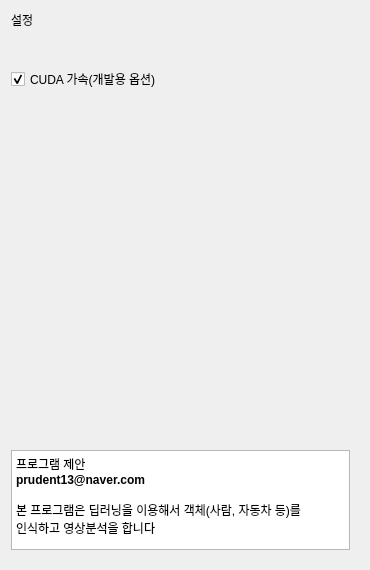
<?xml version="1.0" encoding="UTF-8"?>
<ui version="4.0">
 <class>Settings</class>
 <widget class="QWidget" name="Settings">
  <property name="geometry">
   <rect>
    <x>0</x>
    <y>0</y>
    <width>370</width>
    <height>570</height>
   </rect>
  </property>
  <property name="windowTitle">
   <string>Form</string>
  </property>
  <widget class="QWidget" name="verticalLayoutWidget_12">
   <property name="geometry">
    <rect>
     <x>0</x>
     <y>0</y>
     <width>361</width>
     <height>561</height>
    </rect>
   </property>
   <layout class="QVBoxLayout" name="verticalLayout_7">
    <property name="sizeConstraint">
     <enum>QLayout::SetMinAndMaxSize</enum>
    </property>
    <property name="leftMargin">
     <number>11</number>
    </property>
    <property name="topMargin">
     <number>11</number>
    </property>
    <property name="rightMargin">
     <number>11</number>
    </property>
    <property name="bottomMargin">
     <number>11</number>
    </property>
    <item>
     <widget class="QLabel" name="label">
      <property name="sizePolicy">
       <sizepolicy hsizetype="Preferred" vsizetype="Fixed">
        <horstretch>0</horstretch>
        <verstretch>0</verstretch>
       </sizepolicy>
      </property>
      <property name="minimumSize">
       <size>
        <width>0</width>
        <height>30</height>
       </size>
      </property>
      <property name="text">
       <string>설정</string>
      </property>
      <property name="alignment">
       <set>Qt::AlignLeading|Qt::AlignLeft|Qt::AlignTop</set>
      </property>
     </widget>
    </item>
    <item>
     <widget class="QLabel" name="label_2">
      <property name="text">
       <string/>
      </property>
     </widget>
    </item>
    <item>
     <widget class="QCheckBox" name="checkBox_cuda">
      <property name="sizePolicy">
       <sizepolicy hsizetype="Minimum" vsizetype="Preferred">
        <horstretch>0</horstretch>
        <verstretch>0</verstretch>
       </sizepolicy>
      </property>
      <property name="toolTip">
       <string extracomment="GPU 있고 CUDA 설치된 경우 사용 가능"/>
      </property>
      <property name="text">
       <string>CUDA 가속(개발용 옵션)</string>
      </property>
      <property name="checked">
       <bool>true</bool>
      </property>
     </widget>
    </item>
    <item>
     <spacer name="verticalSpacer">
      <property name="orientation">
       <enum>Qt::Vertical</enum>
      </property>
      <property name="sizeHint" stdset="0">
       <size>
        <width>20</width>
        <height>40</height>
       </size>
      </property>
     </spacer>
    </item>
    <item>
     <widget class="QTextBrowser" name="textBrowser">
      <property name="enabled">
       <bool>true</bool>
      </property>
      <property name="sizePolicy">
       <sizepolicy hsizetype="Expanding" vsizetype="Fixed">
        <horstretch>0</horstretch>
        <verstretch>50</verstretch>
       </sizepolicy>
      </property>
      <property name="maximumSize">
       <size>
        <width>340</width>
        <height>100</height>
       </size>
      </property>
      <property name="html">
       <string>&lt;!DOCTYPE HTML PUBLIC &quot;-//W3C//DTD HTML 4.0//EN&quot; &quot;http://www.w3.org/TR/REC-html40/strict.dtd&quot;&gt;
&lt;html&gt;&lt;head&gt;&lt;meta name=&quot;qrichtext&quot; content=&quot;1&quot; /&gt;&lt;style type=&quot;text/css&quot;&gt;
p, li { white-space: pre-wrap; }
&lt;/style&gt;&lt;/head&gt;&lt;body style=&quot; font-family:'Gulim'; font-size:9pt; font-weight:400; font-style:normal;&quot;&gt;
&lt;p style=&quot; margin-top:0px; margin-bottom:0px; margin-left:0px; margin-right:0px; -qt-block-indent:0; text-indent:0px;&quot;&gt;프로그램 제안 &lt;/p&gt;
&lt;p style=&quot; margin-top:0px; margin-bottom:0px; margin-left:0px; margin-right:0px; -qt-block-indent:0; text-indent:0px;&quot;&gt;&lt;span style=&quot; font-weight:600;&quot;&gt;prudent13@naver.com&lt;/span&gt;&lt;/p&gt;
&lt;p style=&quot;-qt-paragraph-type:empty; margin-top:0px; margin-bottom:0px; margin-left:0px; margin-right:0px; -qt-block-indent:0; text-indent:0px;&quot;&gt;&lt;br /&gt;&lt;/p&gt;
&lt;p style=&quot; margin-top:0px; margin-bottom:0px; margin-left:0px; margin-right:0px; -qt-block-indent:0; text-indent:0px;&quot;&gt;본 프로그램은 딥러닝을 이용해서 객체(사람, 자동차 등)를 인식하고 영상분석을 합니다&lt;/p&gt;&lt;/body&gt;&lt;/html&gt;</string>
      </property>
     </widget>
    </item>
   </layout>
  </widget>
 </widget>
 <resources/>
 <connections/>
</ui>
